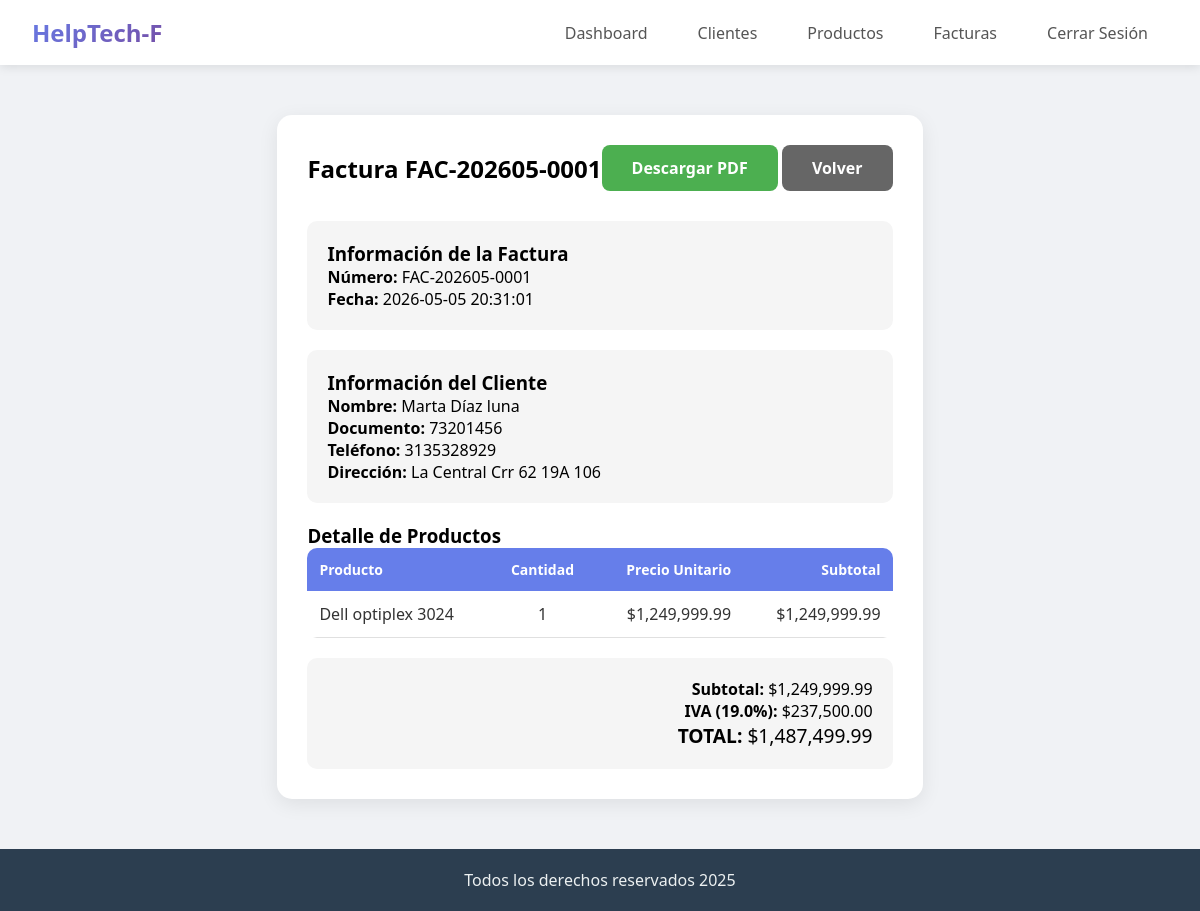
Screenshot of /factura/ver/1 (signed in) with the database file from the repository.
### tables this page shows
CREATE TABLE facturas (
            id INTEGER PRIMARY KEY AUTOINCREMENT,
            usuario_id INTEGER,
            numero_factura TEXT UNIQUE,
            cliente_id INTEGER,
            fecha TEXT,
            subtotal REAL DEFAULT 0,
            iva REAL DEFAULT 0,
            total REAL DEFAULT 0,
            estado TEXT DEFAULT 'pagada',
            FOREIGN KEY (usuario_id) REFERENCES usuarios (id),
            FOREIGN KEY (cliente_id) REFERENCES clientes (id)
        );

CREATE TABLE clientes (
            id INTEGER PRIMARY KEY AUTOINCREMENT,
            usuario_id INTEGER,
            nombre TEXT NOT NULL,
            email TEXT,
            telefono TEXT,
            direccion TEXT,
            documento TEXT,
            fecha_registro TEXT NOT NULL,
            FOREIGN KEY (usuario_id) REFERENCES usuarios (id)
        );

CREATE TABLE factura_detalles (
            id INTEGER PRIMARY KEY AUTOINCREMENT,
            factura_id INTEGER,
            producto_id INTEGER,
            cantidad INTEGER,
            precio_unitario REAL,
            subtotal REAL,
            FOREIGN KEY (factura_id) REFERENCES facturas (id),
            FOREIGN KEY (producto_id) REFERENCES productos (id)
        );

CREATE TABLE productos (
            id INTEGER PRIMARY KEY AUTOINCREMENT,
            usuario_id INTEGER,
            codigo TEXT,
            nombre TEXT NOT NULL,
            descripcion TEXT,
            precio REAL NOT NULL,
            stock INTEGER DEFAULT 0,
            categoria TEXT,
            fecha_registro TEXT NOT NULL,
            FOREIGN KEY (usuario_id) REFERENCES usuarios (id)
        );

### app.py (the view)
@app.route('/factura/ver/<int:id>')
def ver_factura(id):
    if 'usuario_id' not in session:
        return redirect(url_for('login'))
    conn = conectar_db()
    cursor = conn.cursor()
    cursor.execute('''
        SELECT f.id, f.numero_factura, c.nombre, c.documento, c.telefono, c.direccion,
               f.fecha, f.subtotal, f.iva, f.total
        FROM facturas f
        JOIN clientes c ON f.cliente_id = c.id
        WHERE f.id = ? AND f.usuario_id = ?
    ''', (id, session['usuario_id']))
    factura = cursor.fetchone()
    if not factura:
        conn.close()
        return redirect(url_for('listar_facturas'))
    cursor.execute('''
        SELECT p.nombre, fd.cantidad, fd.precio_unitario, fd.subtotal
        FROM factura_detalles fd
        JOIN productos p ON fd.producto_id = p.id
        WHERE fd.factura_id = ?
    ''', (id,))
    detalles = cursor.fetchall()
    conn.close()
    return render_template('factura_ver.html', factura=factura, detalles=detalles, iva=IVA*100)

### app.py (called while the page is built)
def conectar_db():
    return sqlite3.connect('helpTech.db')

### templates/factura_ver.html (shortened to what this page needs)
<!DOCTYPE html>
<html lang="es">
<head>
    <link rel="stylesheet" href="{{ url_for('static', filename='style.css') }}">
</head>
<body>
    <nav class="navbar">
        <div class="logo">HelpTech-F</div>
        <div class="nav-links">
            <a href="{{ url_for('dashboard') }}">Dashboard</a>
            <a href="{{ url_for('listar_clientes') }}">Clientes</a>
            <a href="{{ url_for('listar_productos') }}">Productos</a>
            <a href="{{ url_for('listar_facturas') }}">Facturas</a>
            <a href="{{ url_for('logout') }}">Cerrar Sesión</a>
        </div>
    </nav>
    <div class="container">
        <div class="card">
            <div style="display: flex; justify-content: space-between; align-items: center; margin-bottom: 30px;">
                <h2>Factura {{ factura[1] }}</h2>
                <div>
                    <a href="{{ url_for('factura_pdf', id=factura[0]) }}" class="btn" style="width: auto; background: #4CAF50;" target="_blank">Descargar PDF</a>
                    <a href="{{ url_for('listar_facturas') }}" class="btn" style="width: auto; background: #666;">Volver</a>
                </div>
            </div>
            <div style="background: #f5f5f5; padding: 20px; border-radius: 10px; margin-bottom: 20px;">
                <h3>Información de la Factura</h3>
                <p><strong>Número:</strong> {{ factura[1] }}</p>
                <p><strong>Fecha:</strong> {{ factura[6] }}</p>
            </div>
            <div style="background: #f5f5f5; padding: 20px; border-radius: 10px; margin-bottom: 20px;">
                <h3>Información del Cliente</h3>
                <p><strong>Nombre:</strong> {{ factura[2] }}</p>
                <p><strong>Documento:</strong> {{ factura[3] or 'No especificado' }}</p>
                <p><strong>Teléfono:</strong> {{ factura[4] or 'No especificado' }}</p>
                <p><strong>Dirección:</strong> {{ factura[5] or 'No especificada' }}</p>
            </div>
            <h3>Detalle de Productos</h3>
            <table style="width: 100%; border-collapse: collapse; margin-bottom: 20px;">
                <thead>
                    <tr style="background: #667eea; color: white;">
                        <th style="padding: 12px; text-align: left;">Producto</th>
                        <th style="padding: 12px; text-align: center;">Cantidad</th>
                        <th style="padding: 12px; text-align: right;">Precio Unitario</th>
                        <th style="padding: 12px; text-align: right;">Subtotal</th>
                    </tr>
                </thead>
                <tbody>
                    {% for detalle in detalles %}
                    <tr style="border-bottom: 1px solid #ddd;">
                        <td style="padding: 12px;">{{ detalle[0] }}</td>
                        <td style="padding: 12px; text-align: center;">{{ detalle[1] }}</td>
                        <td style="padding: 12px; text-align: right;">${{ '{:,.2f}'.format(detalle[2]) }}</td>
                        <td style="padding: 12px; text-align: right;">${{ '{:,.2f}'.format(detalle[3]) }}</td>
                    </tr>
                    {% endfor %}
                </tbody>
            </table>
            <div style="text-align: right; padding: 20px; background: #f5f5f5; border-radius: 10px;">
                <p><strong>Subtotal:</strong> ${{ '{:,.2f}'.format(factura[7]) }}</p>
                <p><strong>IVA ({{ iva }}%):</strong> ${{ '{:,.2f}'.format(factura[8]) }}</p>
                <p style="font-size: 1.2em;"><strong>TOTAL:</strong> ${{ '{:,.2f}'.format(factura[9]) }}</p>
            </div>
        </div>
    </div>
    <footer>
        <p>Todos los derechos reservados 2025</p>
    </footer>
</body>
</html>

### static/style.css (style rules this page uses)
* { margin: 0; padding: 0; box-sizing: border-box; }
body { font-family: 'Segoe UI', Tahoma, Geneva, Verdana, sans-serif; background: #f0f2f5; min-height: 100vh; display: flex; flex-direction: column; }
.container { max-width: 1200px; margin: 0 auto; padding: 20px; flex: 1; }
.navbar { background: white; padding: 0 2rem; box-shadow: 0 2px 10px rgba(0,0,0,0.1); display: flex; justify-content: space-between; align-items: center; flex-wrap: wrap; }
.logo { font-size: 1.5rem; font-weight: bold; background: linear-gradient(135deg, #667eea 0%, #764ba2 100%); -webkit-background-clip: text; -webkit-text-fill-color: transparent; padding: 1rem 0; }
.nav-links { display: flex; gap: 10px; flex-wrap: wrap; }
.nav-links a { display: inline-block; text-decoration: none; color: #555; padding: 10px 20px; border-radius: 8px; transition: all 0.3s; font-weight: 500; }
.card { background: white; border-radius: 15px; box-shadow: 0 5px 20px rgba(0,0,0,0.08); padding: 30px; margin: 30px auto; }
button, .btn { background: linear-gradient(135deg, #667eea 0%, #764ba2 100%); color: white; border: none; padding: 12px 30px; border-radius: 8px; font-size: 16px; font-weight: 600; cursor: pointer; transition: all 0.3s; text-decoration: none; display: inline-block; text-align: center; }
table { width: 100%; border-collapse: collapse; background: white; border-radius: 10px; overflow: hidden; }
thead tr { background: linear-gradient(135deg, #667eea 0%, #764ba2 100%); color: white; }
th { padding: 15px 12px; text-align: left; font-weight: 600; font-size: 14px; }
td { padding: 12px; border-bottom: 1px solid #e0e0e0; color: #333; }
footer { background: #2c3e50; color: #ecf0f1; text-align: center; padding: 20px; margin-top: auto; width: 100%; }

### rows the page displays
facturas: numero_factura "FAC-202605-0001", fecha "2026-05-05 20:31:01", subtotal "1,249,999.99", iva "237,500.00", total "1,487,499.99"
clientes: nombre "Marta Díaz luna", documento "73201456", telefono "3135328929", direccion "La Central Crr 62 19A 106"
factura_detalles: nombre "Dell optiplex 3024", cantidad "1", precio_unitario "1,249,999.99", subtotal "1,249,999.99"

### other values shown
{{ iva }} "19.0"
